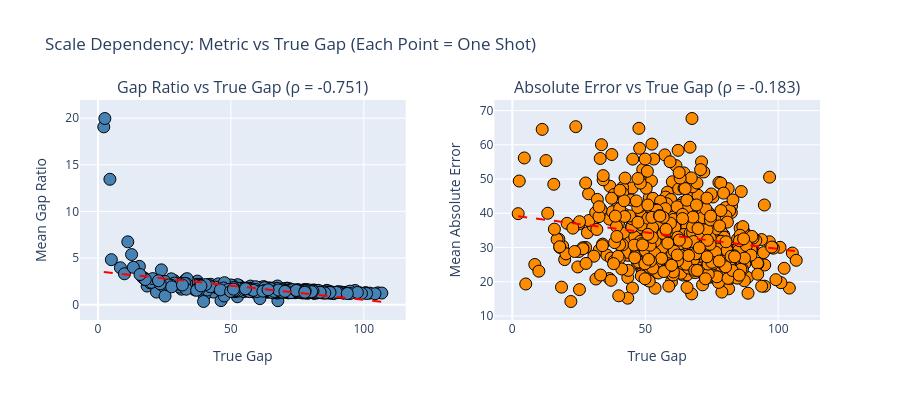

The notebook cell this image was saved under:
### Code cell
# ==============================================================================
# Scale Dependency Analysis: Gap Ratio vs Absolute Error
# ==============================================================================
# 
# A good metric should be scale-independent, meaning its value shouldn't 
# systematically depend on the magnitude of the true gap. This allows fair
# comparison across shots with different true gap sizes.
#
# We analyze:
# - Correlation between true_gap and gap_ratio_mean across shots
# - Correlation between true_gap and abs_error_mean across shots
#
# If abs_error shows strong positive correlation with true_gap but gap_ratio
# doesn't, then gap_ratio is the preferred scale-invariant metric.

from plotly.subplots import make_subplots

# Aggregate per-shot statistics (average across all configurations for each shot)
df_per_shot = df_mc_results.groupby("shot_id").agg({
    "true_gap": "first",  # Same for all configs within a shot
    "gap_ratio_mean": "mean",
    "abs_error_mean": "mean",
}).reset_index()

# Compute correlations
corr_ratio_spearman, p_ratio_spearman = stats.spearmanr(
    df_per_shot["true_gap"], df_per_shot["gap_ratio_mean"]
)
corr_ratio_pearson, p_ratio_pearson = stats.pearsonr(
    df_per_shot["true_gap"], df_per_shot["gap_ratio_mean"]
)

corr_abs_spearman, p_abs_spearman = stats.spearmanr(
    df_per_shot["true_gap"], df_per_shot["abs_error_mean"]
)
corr_abs_pearson, p_abs_pearson = stats.pearsonr(
    df_per_shot["true_gap"], df_per_shot["abs_error_mean"]
)

print("=" * 70)
print("SCALE DEPENDENCY ANALYSIS")
print("=" * 70)
print("\nCorrelation with True Gap (across shots, averaged over configurations):")
print("-" * 70)
print(f"  Gap Ratio:      Spearman ρ = {corr_ratio_spearman:+.4f} (p = {p_ratio_spearman:.2e})")
print(f"                  Pearson r  = {corr_ratio_pearson:+.4f} (p = {p_ratio_pearson:.2e})")
print(f"  Absolute Error: Spearman ρ = {corr_abs_spearman:+.4f} (p = {p_abs_spearman:.2e})")
print(f"                  Pearson r  = {corr_abs_pearson:+.4f} (p = {p_abs_pearson:.2e})")

# Interpretation
print("\n" + "-" * 70)
print("INTERPRETATION:")
print("-" * 70)
if abs(corr_abs_spearman) > abs(corr_ratio_spearman) + 0.1:
    print("  Absolute error shows STRONGER correlation with true gap than gap ratio.")
    print("  → Gap ratio is more scale-invariant and preferred for cross-shot comparison.")
    preferred_metric = "gap_ratio"
elif abs(corr_ratio_spearman) > abs(corr_abs_spearman) + 0.1:
    print("  Gap ratio shows STRONGER correlation with true gap than absolute error.")
    print("  → Absolute error is more scale-invariant (unexpected).")
    preferred_metric = "abs_error"
else:
    print("  Both metrics show similar correlation strength with true gap.")
    print("  → Either metric can be used; gap ratio is typically preferred for interpretability.")
    preferred_metric = "gap_ratio"

# Create side-by-side scatter plots
fig = make_subplots(
    rows=1, cols=2,
    subplot_titles=[
        f"Gap Ratio vs True Gap (ρ = {corr_ratio_spearman:.3f})",
        f"Absolute Error vs True Gap (ρ = {corr_abs_spearman:.3f})"
    ],
    horizontal_spacing=0.12,
)

# Gap Ratio scatter
fig.add_trace(
    go.Scatter(
        x=df_per_shot["true_gap"],
        y=df_per_shot["gap_ratio_mean"],
        mode="markers",
        marker=dict(color="steelblue", size=12, line=dict(width=1, color="black")),
        text=[f"Shot {int(s)}" for s in df_per_shot["shot_id"]],
        hovertemplate="%{text}<br>True Gap: %{x:.2f}<br>Gap Ratio: %{y:.3f}<extra></extra>",
        showlegend=False,
    ),
    row=1, col=1
)

# Add trend line for gap ratio
z_ratio = np.polyfit(df_per_shot["true_gap"], df_per_shot["gap_ratio_mean"], 1)
p_ratio = np.poly1d(z_ratio)
x_range = np.linspace(df_per_shot["true_gap"].min(), df_per_shot["true_gap"].max(), 100)
fig.add_trace(
    go.Scatter(
        x=x_range,
        y=p_ratio(x_range),
        mode="lines",
        line=dict(color="red", dash="dash", width=2),
        showlegend=False,
    ),
    row=1, col=1
)

# Absolute Error scatter
fig.add_trace(
    go.Scatter(
        x=df_per_shot["true_gap"],
        y=df_per_shot["abs_error_mean"],
        mode="markers",
        marker=dict(color="darkorange", size=12, line=dict(width=1, color="black")),
        text=[f"Shot {int(s)}" for s in df_per_shot["shot_id"]],
        hovertemplate="%{text}<br>True Gap: %{x:.2f}<br>Abs Error: %{y:.2f}<extra></extra>",
        showlegend=False,
    ),
    row=1, col=2
)

# Add trend line for absolute error
z_abs = np.polyfit(df_per_shot["true_gap"], df_per_shot["abs_error_mean"], 1)
p_abs = np.poly1d(z_abs)
fig.add_trace(
    go.Scatter(
        x=x_range,
        y=p_abs(x_range),
        mode="lines",
        line=dict(color="red", dash="dash", width=2),
        showlegend=False,
    ),
    row=1, col=2
)

fig.update_xaxes(title_text="True Gap", row=1, col=1)
fig.update_xaxes(title_text="True Gap", row=1, col=2)
fig.update_yaxes(title_text="Mean Gap Ratio", row=1, col=1)
fig.update_yaxes(title_text="Mean Absolute Error", row=1, col=2)

fig.update_layout(
    title="Scale Dependency: Metric vs True Gap (Each Point = One Shot)",
    height=400,
    showlegend=False,
)

fig.show()

print(f"\n→ Preferred metric for visualization: {preferred_metric.upper().replace('_', ' ')}")

### Figure 1 — Plotly figure (JSON) as saved in the notebook; plotly's stock layout.template omitted (floating-point values rounded to 4 significant figures; data arrays with more than 128 entries replaced by an {"elided": "..."} marker saying what was removed)
{"data": [{"hovertemplate": "%{text}<br>True Gap: %{x:.2f}<br>Gap Ratio: %{y:.3f}<extra></extra>", "marker": {"color": "steelblue", "line": {"color": "black", "width": 1}, "size": 12}, "mode": "markers", "showlegend": false, "text": {"elided": "563 str values"}, "type": "scatter", "x": {"elided": "563 float values"}, "xaxis": "x", "y": {"elided": "563 float values"}, "yaxis": "y"}, {"line": {"color": "red", "dash": "dash", "width": 2}, "mode": "lines", "showlegend": false, "type": "scatter", "x": [2.208, 3.264, 4.32, 5.376, 6.433, 7.489, 8.545, 9.602, 10.66, 11.71, 12.77, 13.83, 14.88, 15.94, 17.0, 18.05, 19.11, 20.16, 21.22, 22.28, 23.33, 24.39, 25.45, 26.5, 27.56, 28.61, 29.67, 30.73, 31.78, 32.84, 33.9, 34.95, 36.01, 37.06, 38.12, 39.18, 40.23, 41.29, 42.35, 43.4, 44.46, 45.52, 46.57, 47.63, 48.68, 49.74, 50.8, 51.85, 52.91, 53.97, 55.02, 56.08, 57.13, 58.19, 59.25, 60.3, 61.36, 62.42, 63.47, 64.53, 65.58, 66.64, 67.7, 68.75, 69.81, 70.87, 71.92, 72.98, 74.03, 75.09, 76.15, 77.2, 78.26, 79.32, 80.37, 81.43, 82.48, 83.54, 84.6, 85.65, 86.71, 87.77, 88.82, 89.88, 90.93, 91.99, 93.05, 94.1, 95.16, 96.22, 97.27, 98.33, 99.39, 100.4, 101.5, 102.6, 103.6, 104.7, 105.7, 106.8], "xaxis": "x", "y": [3.503, 3.47, 3.438, 3.406, 3.374, 3.341, 3.309, 3.277, 3.245, 3.213, 3.18, 3.148, 3.116, 3.084, 3.051, 3.019, 2.987, 2.955, 2.922, 2.89, 2.858, 2.826, 2.794, 2.761, 2.729, 2.697, 2.665, 2.632, 2.6, 2.568, 2.536, 2.504, 2.471, 2.439, 2.407, 2.375, 2.342, 2.31, 2.278, 2.246, 2.214, 2.181, 2.149, 2.117, 2.085, 2.052, 2.02, 1.988, 1.956, 1.924, 1.891, 1.859, 1.827, 1.795, 1.762, 1.73, 1.698, 1.666, 1.634, 1.601, 1.569, 1.537, 1.505, 1.472, 1.44, 1.408, 1.376, 1.343, 1.311, 1.279, 1.247, 1.215, 1.182, 1.15, 1.118, 1.086, 1.053, 1.021, 0.989, 0.9568, 0.9246, 0.8924, 0.8601, 0.8279, 0.7957, 0.7635, 0.7312, 0.699, 0.6668, 0.6346, 0.6023, 0.5701, 0.5379, 0.5057, 0.4734, 0.4412, 0.409, 0.3768, 0.3445, 0.3123], "yaxis": "y"}, {"hovertemplate": "%{text}<br>True Gap: %{x:.2f}<br>Abs Error: %{y:.2f}<extra></extra>", "marker": {"color": "darkorange", "line": {"color": "black", "width": 1}, "size": 12}, "mode": "markers", "showlegend": false, "text": {"elided": "563 str values"}, "type": "scatter", "x": {"elided": "563 float values"}, "xaxis": "x2", "y": {"elided": "563 float values"}, "yaxis": "y2"}, {"line": {"color": "red", "dash": "dash", "width": 2}, "mode": "lines", "showlegend": false, "type": "scatter", "x": [2.208, 3.264, 4.32, 5.376, 6.433, 7.489, 8.545, 9.602, 10.66, 11.71, 12.77, 13.83, 14.88, 15.94, 17.0, 18.05, 19.11, 20.16, 21.22, 22.28, 23.33, 24.39, 25.45, 26.5, 27.56, 28.61, 29.67, 30.73, 31.78, 32.84, 33.9, 34.95, 36.01, 37.06, 38.12, 39.18, 40.23, 41.29, 42.35, 43.4, 44.46, 45.52, 46.57, 47.63, 48.68, 49.74, 50.8, 51.85, 52.91, 53.97, 55.02, 56.08, 57.13, 58.19, 59.25, 60.3, 61.36, 62.42, 63.47, 64.53, 65.58, 66.64, 67.7, 68.75, 69.81, 70.87, 71.92, 72.98, 74.03, 75.09, 76.15, 77.2, 78.26, 79.32, 80.37, 81.43, 82.48, 83.54, 84.6, 85.65, 86.71, 87.77, 88.82, 89.88, 90.93, 91.99, 93.05, 94.1, 95.16, 96.22, 97.27, 98.33, 99.39, 100.4, 101.5, 102.6, 103.6, 104.7, 105.7, 106.8], "xaxis": "x2", "y": [39.12, 39.01, 38.91, 38.81, 38.7, 38.6, 38.5, 38.4, 38.29, 38.19, 38.09, 37.98, 37.88, 37.78, 37.67, 37.57, 37.47, 37.36, 37.26, 37.16, 37.06, 36.95, 36.85, 36.75, 36.64, 36.54, 36.44, 36.33, 36.23, 36.13, 36.02, 35.92, 35.82, 35.72, 35.61, 35.51, 35.41, 35.3, 35.2, 35.1, 34.99, 34.89, 34.79, 34.68, 34.58, 34.48, 34.38, 34.27, 34.17, 34.07, 33.96, 33.86, 33.76, 33.65, 33.55, 33.45, 33.34, 33.24, 33.14, 33.03, 32.93, 32.83, 32.73, 32.62, 32.52, 32.42, 32.31, 32.21, 32.11, 32.0, 31.9, 31.8, 31.69, 31.59, 31.49, 31.39, 31.28, 31.18, 31.08, 30.97, 30.87, 30.77, 30.66, 30.56, 30.46, 30.35, 30.25, 30.15, 30.05, 29.94, 29.84, 29.74, 29.63, 29.53, 29.43, 29.32, 29.22, 29.12, 29.01, 28.91], "yaxis": "y2"}], "layout": {"annotations": [{"font": {"size": 16}, "showarrow": false, "text": "Gap Ratio vs True Gap (ρ = -0.751)", "x": 0.22, "xanchor": "center", "xref": "paper", "y": 1, "yanchor": "bottom", "yref": "paper"}, {"font": {"size": 16}, "showarrow": false, "text": "Absolute Error vs True Gap (ρ = -0.183)", "x": 0.78, "xanchor": "center", "xref": "paper", "y": 1, "yanchor": "bottom", "yref": "paper"}], "height": 400, "showlegend": false, "title": {"text": "Scale Dependency: Metric vs True Gap (Each Point = One Shot)"}, "xaxis": {"anchor": "y", "domain": [0, 0.44], "title": {"text": "True Gap"}}, "xaxis2": {"anchor": "y2", "domain": [0.56, 1], "title": {"text": "True Gap"}}, "yaxis": {"anchor": "x", "domain": [0, 1], "title": {"text": "Mean Gap Ratio"}}, "yaxis2": {"anchor": "x2", "domain": [0, 1], "title": {"text": "Mean Absolute Error"}}}}
